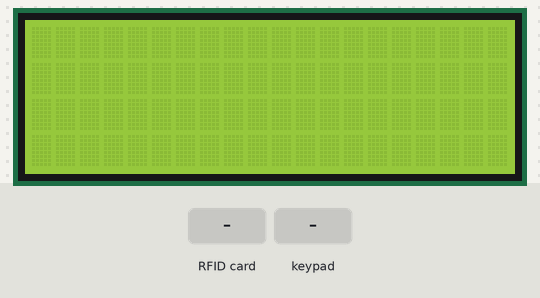
A program run on a simulated Raspberry Pi Pico running MicroPython. Shown: 20×4 character LCD. The inputs (shaded band) are chosen by the test bench. The interpreter's speed is modelled, so counts of loop turns are approximate; library files of the repository ran but are not shown: mfrc522.py, lcd_api.py, pico_i2c_lcd.py; what the program prints to the serial console is not drawn.

Above: at 1.2 s.
1.3 s: RFID card 5E 7A 19 C4 held to the reader
At 2.1 s:
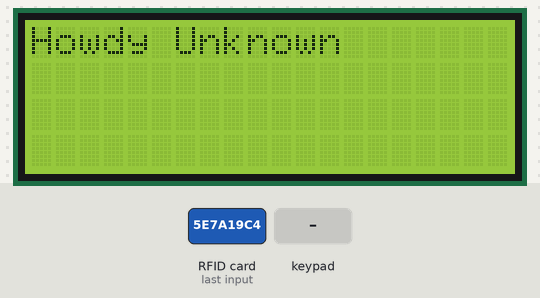
At 5.5 s:
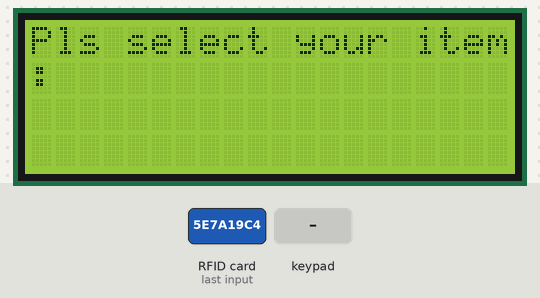
5.8 s: keypad keys 1 2 # pressed 0.4 s apart
At 7.5 s:
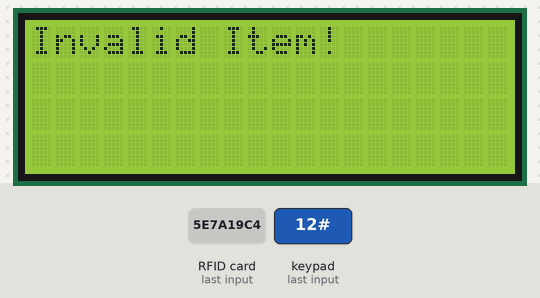
Timing chart, 0 to 9.0 s (numbered marks = the images above; inputs shaded):
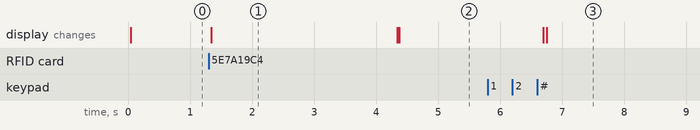

The program:

project-vendigo-270.py
```python
import mfrc522
from os import uname
import utime
import machine
from machine import I2C, Pin, PWM
from lcd_api import LcdApi
from pico_i2c_lcd import I2cLcd

# Constants
I2C_ADDR     = 0x27
I2C_NUM_ROWS = 4
I2C_NUM_COLS = 20
SERVO_PIN    = 28  # Change this to the pin you're using
SERVO_MIN    = 500  # Minimum pulse width in μs
SERVO_MAX    = 2500 # Maximum pulse width in μs
ITEMS = {
    "1A": 270,  # Add more items as needed
}

# Initialize I2C and LCD
i2c = I2C(1, sda=machine.Pin(6), scl=machine.Pin(7), freq=400000)
lcd = I2cLcd(i2c, I2C_ADDR, I2C_NUM_ROWS, I2C_NUM_COLS)

# Initialize Servo
servo = PWM(Pin(SERVO_PIN))
servo.freq(50)

# Function to set the angle of the servo
def set_angle(angle):
    pulse_width = int((angle / 270) * (SERVO_MAX - SERVO_MIN) + SERVO_MIN)
    servo.duty_u16(int(pulse_width * 65535 / 20000))

# Map UIDs to names
UID_MAP = {
    b'\x93\x5e\xdf\xd9': "Sarayu Kochar",
    b'\xcc\x00\x33\x02': "Sree Koch",
    b'\xe3\xfc\xb6\xd9': "Sindhu Halvi",
    b'\x12\x58\x32\x02': "Halvi Raya",
    b'\xc3\x9c\xd1\xd9': "Subbarao K V",
    b'\xaa\x1c\x34\x02': "Harsha Halvi",
}

def get_name_from_uid(raw_uid):
    return UID_MAP.get(bytes(raw_uid), "Unknown")

# Keypad scanning functionality
ROWS = [Pin(8, Pin.IN, Pin.PULL_DOWN), Pin(9, Pin.IN, Pin.PULL_DOWN), Pin(10, Pin.IN, Pin.PULL_DOWN), Pin(11, Pin.IN, Pin.PULL_DOWN)]
COLS = [Pin(12, Pin.OUT), Pin(13, Pin.OUT), Pin(14, Pin.OUT), Pin(15, Pin.OUT)]

# Key mapping of the 4x4 keypad
keys = [['1', '2', '3', 'A'],
        ['4', '5', '6', 'B'],
        ['7', '8', '9', 'C'],
        ['*', '0', '#', 'D']]

def scan_keypad():
    for col in range(4):
        for c in range(4):
            COLS[c].low()
        COLS[col].high()
        for row in range(4):
            if ROWS[row].value() == 1:  # key is pressed
                utime.sleep(0.1)  # debounce delay
                return keys[row][col]
    return None

def RUN():
    print("Initialising Module=> " + str(uname()[0]))
    rdr = mfrc522.MFRC522(sck=2, miso=4, mosi=3, cs=1, rst=0)

    print("")
    print("Place card before reader.")
    print("")

    try:
        while True:
            (stat, tag_type) = rdr.request(rdr.REQIDL)
            if stat == rdr.OK:
                (stat, raw_uid) = rdr.anticoll()
                if stat == rdr.OK:
                    name = get_name_from_uid(raw_uid)
                    print("CARD DETECTED: ", name)
                    lcd.clear()
                    lcd.putstr("Howdy " + name)
                    utime.sleep(3)

                    lcd.clear()
                    lcd.putstr("Pls select your item:")
                    utime.sleep(1)

                    input_string = ""  # to store the input
                    while True:
                        key = scan_keypad()
                        if key:
                            if key == '#':
                                final_string = input_string
                                print("Final input: ", final_string)
                                input_string = ""  # reset for next input
                                if final_string in ITEMS:
                                    angle = ITEMS[final_string]
                                    set_angle(angle)
                                    lcd.clear()
                                    lcd.putstr("Vending item! Enjoy!")
                                else:
                                    lcd.clear()
                                    lcd.putstr("Invalid Item!")
                                utime.sleep(3)
                                lcd.clear()
                                lcd.putstr("Pls select your item:")
                                break  # break to wait for the next RFID scan
                            else:
                                input_string += key
                                print("Current input: ", input_string)
            utime.sleep(0.1)  # Polling delay

    except KeyboardInterrupt:
        print("EXITING PROGRAM")
        servo.duty_u16(0)  # Stop the servo when interrupted
        servo.deinit()

if __name__=="__main__":
    RUN()
```

Measured:
- after the input at 1.3 s, the display: changes after 0.05 s (image 1)
- after the input at 5.8 s, the display: first changes after 0.90 s (image 3 shows a later state)
- what the display in image 1 shows lasts 3.0 s, from 1.3 s to 4.3 s
